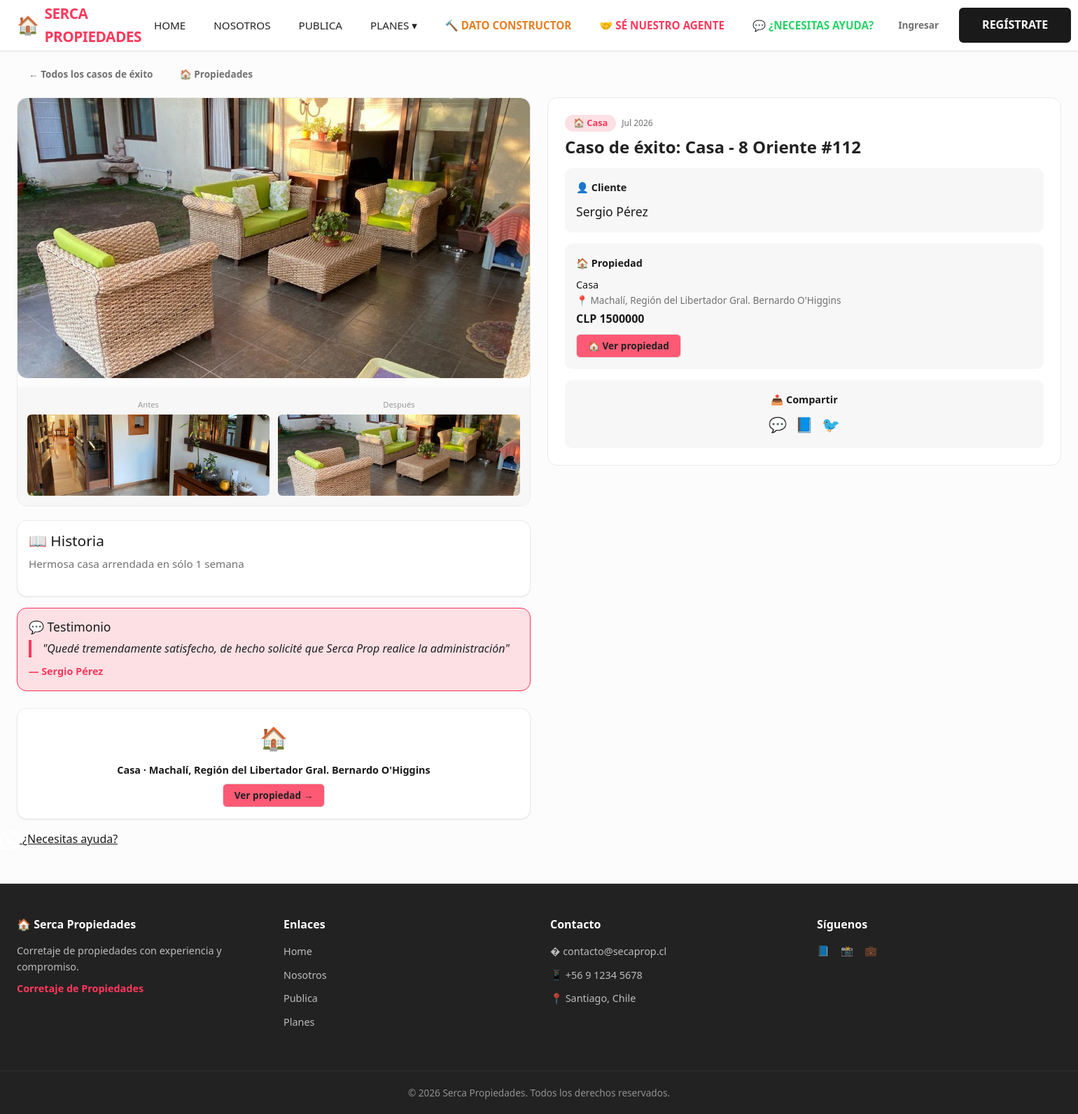
/servicios/casos-exito/2/, run on the app's committed database.
### a07serv/models.py (models this page shows, shortened)
class CasoExito(models.Model):
    servicio = models.ForeignKey(
        ServicioPublicitario,
        on_delete=models.CASCADE,
        blank=True, null=True,
        related_name="casos_exito",
        verbose_name="Servicio (opcional)",
    )
    propiedad = models.ForeignKey(
        "a03Prop.Propiedad",
        on_delete=models.CASCADE,
        blank=True, null=True,
        related_name="casos_exito",
        verbose_name="Propiedad (opcional)",
    )
    titulo = models.CharField(max_length=255, verbose_name="Título del caso")
    descripcion = models.TextField(verbose_name="Descripción / Testimonio")
    imagen_antes = models.ImageField(
        upload_to="casos_exito/",
        blank=True, null=True,
        verbose_name="Imagen 'Antes'",
    )
    imagen_despues = models.ImageField(
        upload_to="casos_exito/",
        blank=True, null=True,
        verbose_name="Imagen 'Después'",
    )
    cliente_nombre = models.CharField(max_length=255, verbose_name="Nombre del cliente")
    cliente_testimonio = models.TextField(blank=True, verbose_name="Testimonio del cliente")
    is_publicado = models.BooleanField(default=True, verbose_name="Publicado")
    created_at = models.DateTimeField(auto_now_add=True, verbose_name="Fecha de creación")
    class Meta:
        verbose_name = "Caso de éxito"
        verbose_name_plural = "Casos de éxito"
        ordering = ["-created_at"]

### a03Prop/models.py (models this page shows, shortened)
class Propiedad(models.Model):
    TIPO_PROP_CHOICES = [
        ("casa", "Casa"),
        ("departamento", "Departamento"),
        ("local", "Local Comercial"),
        ("terreno", "Terreno"),
        ("oficina", "Oficina"),
        ("bodega", "Bodega"),
        ("parcela", "Parcela"),
        ("otro", "Otro"),
    ]
    TIPO_USO_CHOICES = [
        ("habitacional", "Habitacional"),
        ("comercial", "Comercial"),
        ("agro", "Agrícola"),
    ]
    TIPO_ACCION_CHOICES = [
        ("venta", "Venta"),
        ("arriendo", "Arriendo"),
        ("srt", "Short Rental Time (SRT)"),
    ]
    TIPO_MONEDA_CHOICES = [
        ("PCL", "CLP"),
        ("UF", "UF"),
        ("USD", "USD"),
    ]
    ESTADO_CHOICES = [
        ("borrador", "Borrador"),
        ("publicada", "Publicada"),
        ("archivada", "Archivada"),
    ]
    dueno = models.ForeignKey(
        "a00seg.User",
        on_delete=models.CASCADE,
        related_name="propiedades",
        verbose_name="Dueño",
    )
    calle = models.CharField(max_length=255, verbose_name="Calle / Dirección")
    numero_calle = models.CharField(max_length=20, verbose_name="Número")
    tipo_prop = models.CharField(
        max_length=20, choices=TIPO_PROP_CHOICES, verbose_name="Tipo de propiedad"
    )
    num_tipo_prop = models.CharField(
        max_length=50, blank=True, verbose_name="Número / Identificación (Dpto, Lote, etc.)"
    )
    poblacion_localidad = models.CharField(
        max_length=255, blank=True, verbose_name="Población / Localidad"
    )
    comuna = models.ForeignKey(
        "a00seg.Comuna",
        on_delete=models.SET_NULL,
        null=True,
        verbose_name="Comuna",
    )
    region = models.ForeignKey(
        "a00seg.Region",
        on_delete=models.SET_NULL,
        null=True,
        verbose_name="Región",
    )
    numero_dormitorios = models.PositiveSmallIntegerField(default=0, verbose_name="N° Dormitorios")
    numero_banos = models.PositiveSmallIntegerField(default=0, verbose_name="N° Baños")
    descripcion_propiedad = models.TextField(blank=True, verbose_name="Descripción de la propiedad")
    descripcion_entorno = models.TextField(blank=True, verbose_name="Descripción del entorno")
    servicios_prop = models.ManyToManyField(
        ServiciosProp, blank=True, verbose_name="Servicios / Características"
    )
    tipo_uso = models.CharField(
        max_length=20, choices=TIPO_USO_CHOICES, default="habitacional", verbose_name="Tipo de uso"
    )
    estado = models.CharField(
        max_length=20, choices=ESTADO_CHOICES, default="borrador", verbose_name="Estado"
    )
    tipo_accion = models.CharField(
        max_length=20, choices=TIPO_ACCION_CHOICES, verbose_name="Tipo de acción"
    )
    tipo_moneda = models.CharField(
        max_length=5, choices=TIPO_MONEDA_CHOICES, default="PCL", verbose_name="Tipo de moneda"
    )
    precio = models.DecimalField(max_digits=15, decimal_places=2, verbose_name="Precio")
    m_construidos = models.DecimalField(
        max_digits=10, decimal_places=2, blank=True, null=True, verbose_name="M² construidos"
    )
    m_terreno = models.DecimalField(
        max_digits=10, decimal_places=2, blank=True, null=True, verbose_name="M² terreno"
    )
    tiene_bodega = models.BooleanField(default=False, verbose_name="¿Tiene bodega?")
    num_estacionamientos = models.PositiveSmallIntegerField(
        default=0, verbose_name="N° Estacionamientos"
    )
    montomensual_gastoscomunes_pcl = models.DecimalField(
        max_digits=10, decimal_places=2, blank=True, null=True, verbose_name="Gastos comunes mensuales (CLP)"
    )
    montoanual_contribuciones_pcl = models.DecimalField(
        max_digits=10, decimal_places=2, blank=True, null=True, verbose_name="Contribuciones anuales (CLP)"
    )
    tipo_cierre = models.CharField(
        max_length=20,
        blank=True, null=True,
        choices=[("vendida", "Vendida"), ("arrendada", "Arrendada")],
        verbose_name="Tipo de cierre",
    )
    fecha_cierre = models.DateTimeField(blank=True, null=True, verbose_name="Fecha de cierre")
    created_at = models.DateTimeField(auto_now_add=True, verbose_name="Fecha de creación")
    updated_at = models.DateTimeField(auto_now=True, verbose_name="Fecha de actualización")
    class Meta:
        verbose_name = "Propiedad"
        verbose_name_plural = "Propiedades"
        ordering = ["-created_at"]

### a00seg/models.py (models this page shows, shortened)
class Comuna(models.Model):
    nombre = models.CharField(max_length=255, verbose_name="Comuna")
    region = models.ForeignKey(
        Region,
        on_delete=models.CASCADE,
        related_name="comunas", # Permite acceder a las comunas de una región con region.comunas.all()
        verbose_name="Región"
    )
    class Meta:
        verbose_name = "Comuna"
        verbose_name_plural = "Comunas"
        ordering = ["nombre"]
    def __str__(self):
        return f"{self.nombre}, {self.region.nombre}"

class Region(models.Model):
    nombre = models.CharField(max_length=255, verbose_name="Región")
    class Meta:
        verbose_name = "Región"
        verbose_name_plural = "Regiones"
        ordering = ["nombre"]

### a07serv/views.py (the view)
# urls.py: path('casos-exito/<int:caso_id>/', views.detalle_caso_exito, name='detalle_caso_exito'),
def detalle_caso_exito(request, caso_id):
    caso = get_object_or_404(
        CasoExito.objects.select_related(
            'servicio', 'servicio__publicante', 'servicio__categoria',
            'propiedad', 'propiedad__comuna'
        ),
        id=caso_id,
        is_publicado=True,
    )
    return render(request, "servicios/detalle_caso_exito.html", {
        "caso": caso,
    })

### templates/servicios/detalle_caso_exito.html (shortened to what this page needs)
{% extends "base.html" %}
{% load static %}
{% block content %}
<div style="margin-bottom:16px;">
    <a href="{% url 'lista_casos_exito' %}" class="btn btn-ghost btn-sm">← Todos los casos de éxito</a>
    <a href="{% url 'home' %}" class="btn btn-ghost btn-sm">🏠 Propiedades</a>
</div>
<div class="detail-modern-grid">
    <div>
        <div class="detail-modern-gallery">
            {% if caso.imagen_despues %}
            <img src="{{ caso.imagen_despues.url }}" alt="{{ caso.titulo }}" style="width:100%;max-height:400px;object-fit:cover;border-radius:var(--ds-radius-lg);">
            {% elif caso.servicio and caso.servicio.imagen %}
            <img src="{{ caso.servicio.imagen.url }}" alt="{{ caso.titulo }}" style="width:100%;max-height:400px;object-fit:cover;border-radius:var(--ds-radius-lg);">
            {% else %}
            <div style="width:100%;height:300px;background:var(--ds-bg-secondary);display:flex;align-items:center;justify-content:center;font-size:4rem;border-radius:var(--ds-radius-lg);">🏆</div>
            {% endif %}
            {% if caso.imagen_antes and caso.imagen_despues %}
            <div class="detail-modern-thumbs" style="margin-top:12px;">
                <div style="flex:1;text-align:center;">
                    <small style="font-size:0.7rem;color:var(--ds-text-muted);">Antes</small>
                    <img src="{{ caso.imagen_antes.url }}" alt="Antes" style="width:100%;height:120px;object-fit:cover;border-radius:8px;">
                </div>
                <div style="flex:1;text-align:center;">
                    <small style="font-size:0.7rem;color:var(--ds-text-muted);">Después</small>
                    <img src="{{ caso.imagen_despues.url }}" alt="Después" style="width:100%;height:120px;object-fit:cover;border-radius:8px;">
                </div>
            </div>
            {% endif %}
        </div>
        <div class="card-modern" style="margin-top:20px;">
            <div class="card-modern-body">
                <h2 style="margin:0 0 8px 0;font-size:1.3rem;">📖 Historia</h2>
                <p style="font-size:0.95rem;color:var(--ds-text-secondary);line-height:1.7;">{{ caso.descripcion|linebreaksbr }}</p>
            </div>
        </div>
        {% if caso.cliente_testimonio %}
        <div class="card-modern" style="margin-top:16px;background:var(--ds-primary-light);border-color:var(--ds-primary);">
            <div class="card-modern-body">
                <h3 style="margin:0 0 8px 0;font-size:1.1rem;">💬 Testimonio</h3>
                <blockquote style="font-size:1rem;font-style:italic;color:var(--ds-text);border-left:4px solid var(--ds-primary);padding-left:16px;margin:0;line-height:1.6;">
                    "{{ caso.cliente_testimonio }}"
                </blockquote>
                <p style="margin:8px 0 0 0;font-weight:600;font-size:0.9rem;color:var(--ds-primary);">— {{ caso.cliente_nombre }}</p>
            </div>
        </div>
        {% endif %}
        <div style="margin-top:24px;display:flex;gap:12px;flex-wrap:wrap;">
            {% if caso.propiedad %}
            <div class="card-modern" style="flex:1;min-width:200px;">
                <div class="card-modern-body" style="text-align:center;">
                    <div style="font-size:2rem;">🏠</div>
                    <div style="font-weight:600;font-size:0.9rem;margin:8px 0;">
                        {{ caso.propiedad.get_tipo_prop_display }} · {{ caso.propiedad.comuna }}
                    </div>
                    <a href="{% url 'detalle_propiedad' caso.propiedad.id %}" class="btn btn-outline btn-sm" style="text-decoration:none;">
                        Ver propiedad →
                    </a>
                </div>
            </div>
            {% endif %}
        </div>
    </div>
    <div>
        <div class="detail-modern-info">
            <div style="display:flex;align-items:center;gap:8px;margin-bottom:8px;">
                <span class="badge-modern badge-modern-primary" style="font-size:0.8rem;">
                    {% if caso.servicio %}
                        {{ caso.servicio.categoria.icono|default:'🔧' }} {{ caso.servicio.categoria.nombre }}
                    {% elif caso.propiedad %}
                        🏠 {{ caso.propiedad.get_tipo_prop_display }}
                    {% else %}
                        🏆 Caso de éxito
                    {% endif %}
                </span>
                <span style="font-size:0.75rem;color:var(--ds-text-secondary);">{{ caso.created_at|date:"M Y" }}</span>
            </div>
            <h2 style="margin:0 0 16px 0;font-size:1.5rem;">{{ caso.titulo }}</h2>
            <div style="padding:16px;background:var(--ds-bg-secondary);border-radius:var(--ds-radius-md);margin-bottom:16px;">
                <div style="font-weight:600;font-size:0.9rem;margin-bottom:8px;">👤 Cliente</div>
                <div style="font-size:1.1rem;">{{ caso.cliente_nombre }}</div>
            </div>
            {% if caso.propiedad %}
            <div style="padding:16px;background:var(--ds-bg-secondary);border-radius:var(--ds-radius-md);margin-bottom:16px;">
                <div style="font-weight:600;font-size:0.9rem;margin-bottom:8px;">🏠 Propiedad</div>
                <div style="font-size:0.9rem;">{{ caso.propiedad.get_tipo_prop_display }}</div>
                <div style="font-size:0.85rem;color:var(--ds-text-secondary);">📍 {{ caso.propiedad.comuna }}</div>
                <div style="font-size:1rem;font-weight:700;margin-top:4px;">
                    {{ caso.propiedad.get_tipo_moneda_display }} {{ caso.propiedad.precio|floatformat:0 }}
                </div>
                <a href="{% url 'detalle_propiedad' caso.propiedad.id %}" class="btn btn-outline btn-sm" style="margin-top:8px;text-decoration:none;">
                    🏠 Ver propiedad
                </a>
            </div>
            {% endif %}
            <div style="padding:16px;background:var(--ds-bg-secondary);border-radius:var(--ds-radius-md);text-align:center;">
                <div style="font-weight:600;font-size:0.9rem;margin-bottom:8px;">📤 Compartir</div>
                <div style="display:flex;gap:12px;justify-content:center;font-size:1.3rem;">
                    <a href="https://wa.me/?text={{ request.build_absolute_uri|urlencode }}" target="_blank" style="text-decoration:none;">💬</a>
                    <a href="https://www.facebook.com/sharer/sharer.php?u={{ request.build_absolute_uri|urlencode }}" target="_blank" style="text-decoration:none;">📘</a>
                    <a href="https://twitter.com/intent/tweet?text={{ request.build_absolute_uri|urlencode }}" target="_blank" style="text-decoration:none;">🐦</a>
                </div>
            </div>
        </div>
    </div>
</div>
{% endblock %}

### data on the page
CasoExito: imagen_despues (picture), imagen_antes (picture), descripcion "Hermosa casa arrendada en sólo 1 semana", cliente_testimonio "Quedé tremendamente satisfecho, de hecho solicité que Serca Prop realice la administración", cliente_nombre "Sergio Pérez", propiedad.tipo_prop "Casa", propiedad.comuna "Machalí, Región del Libertador Gral. Bernardo O'Higgins", created_at "Jul 2026", titulo "Caso de éxito: Casa - 8 Oriente #112", propiedad.tipo_moneda "CLP", propiedad.precio "1500000"

### other printed values
{{ site_name }} "SERCA PROPIEDADES"
{{ site_name }} "Serca Propiedades"
{{ site_slogan }} "Corretaje de Propiedades"
